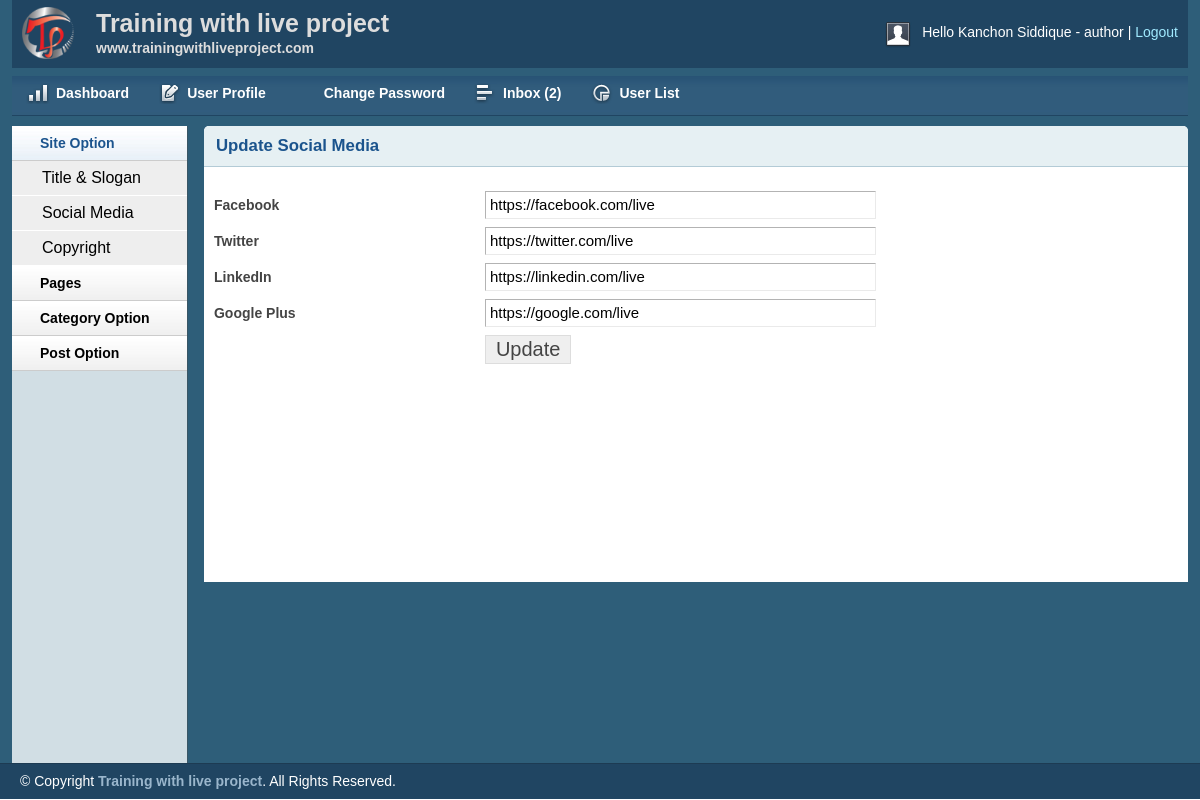
/admin/social.php (signed in), run on the app's committed database.
### tables this page shows
CREATE TABLE `tbl_social` (
  `id` int(11) NOT NULL,
  `fb` varchar(255) DEFAULT NULL,
  `tw` varchar(255) DEFAULT NULL,
  `ln` varchar(255) DEFAULT NULL,
  `gp` varchar(255) DEFAULT NULL
);

### classes/Post.php (called while the page is built, shortened)
<?php
$filepath = realpath(dirname(__FILE__));
include_once($filepath . '/../lib/Database.php');
?>
<?php
class Post
{
    private $db;
    public function __construct()
    {
        $this->db = new Database();
    }
    public function getAllSocialMedia()
    {
        $query  = "SELECT * FROM tbl_social WHERE id = '1'";
        $result = $this->db->select($query);
        return $result;
    }
}

### lib/Database.php (called while the page is built, shortened)
<?php
Class Database
{
    public $host = DB_HOST;
    public $user = DB_USER;
    public $pass = DB_PASS;
    public $dbname = DB_NAME;
    public $link;
    private function connectDB()
    {
        $this->link = new mysqli($this->host, $this->user, $this->pass, $this->dbname);
    }
    public function select($query)
    {
        $result = $this->link->query($query) or die($this->link->error . __LINE__);
        if ($result->num_rows > 0) {
            return $result;
        } else {
            return false;
        }
    }
}

### admin/social.php (the view, shortened to what this page needs)
<?php include "inc/header.php"; ?>
<?php include "inc/sidebar.php"; ?>
    <div class="grid_10">
        <div class="box round first grid">
            <h2>Update Social Media</h2>
            <div class="block">
                <?php
                $socialMedia = $post->getAllSocialMedia();
                if ($socialMedia) {
                    while ($result = $socialMedia->fetch_assoc()) {
                        ?>
                        <form action="" method="post">
                            <table class="form">
                                <tr>
                                    <td>
                                        <label>Facebook</label>
                                    </td>
                                    <td>
                                        <input type="text" name="fb" value="<?php echo $result['fb']; ?>"
                                               class="medium"/>
                                    </td>
                                </tr>
                                <tr>
                                    <td>
                                        <label>Twitter</label>
                                    </td>
                                    <td>
                                        <input type="text" name="tw" value="<?php echo $result['tw']; ?>"
                                               class="medium"/>
                                    </td>
                                </tr>
                                <tr>
                                    <td>
                                        <label>LinkedIn</label>
                                    </td>
                                    <td>
                                        <input type="text" name="ln" value="<?php echo $result['ln']; ?>"
                                               class="medium"/>
                                    </td>
                                </tr>
                                <tr>
                                    <td>
                                        <label>Google Plus</label>
                                    </td>
                                    <td>
                                        <input type="text" name="gp" value="<?php echo $result['gp']; ?>"
                                               class="medium"/>
                                    </td>
                                </tr>
                                <tr>
                                    <td></td>
                                    <td>
                                        <input type="submit" name="submit" Value="Update"/>
                                    </td>
                                </tr>
                            </table>
                        </form>
                        <?php
                    }
                }
                ?>
            </div>
        </div>
    </div>
<?php include "inc/footer.php"; ?>

### admin/css/layout.css (style rules this page uses)
body { background: #fff none repeat scroll 0 0; color: #444; font-size: 14px; padding: 0; }
h1, h2, h3, h4, h5, h6 { line-height:1.2em; margin-bottom:.3em; }
h2 { margin-top:1em; }
.box { background:#fff; margin-bottom:20px; padding:10px 10px 10px 10px; margin-left:-8px; }
.box.grid { padding-bottom:40px; }
.box.round { -moz-border-radius: 5px 5px 0px 0px; -webkit-border-radius: 5px 5px 0px 0px; border-radius: 5px 5px 0px 0px; }
.box h2 { font-size:1.2em; font-weight:bold; color:#1B548D; background:#E6F0F3; margin:-10px -10px 0 -10px; padding:10px 12px; border-bottom:1px solid #B3CBD6; -moz-border-radius: 5px 5px 0px 0px; -webkit-border-radius: 5px 5px 0px 0px; border-radius: 5px 5px 0px 0px; }
.box.first { min-height: 406px; }
.block { padding-top:20px; }
table.form { width:100%; }
table.form td { padding:4px 0px; }
table.form label { font-weight:bold; }
table.form input, table.form select { font-size: 15px; padding: 4px 4px 5px 4px; border-top: 1px solid #b3b3b3; border-left: 1px solid #b3b3b3; border-right: 1px solid #eaeaea; border-bottom: 1px solid #eaeaea; }
table.form input[type="submit"] { border: 1px solid #ddd; color: #444; cursor: pointer; font-size: 20px; padding: 2px 10px; }
input.medium { width: 55%; }
.block { padding-bottom:1px; }

### data on the page
tbl_social: fb "https://facebook.com/live", tw "https://twitter.com/live", ln "https://linkedin.com/live", gp "https://google.com/live"

### other printed values
Session::get('name') "Kanchon Siddique"
Session::get('username') "author"
$count "2"
